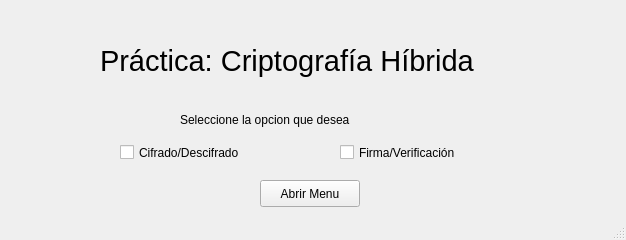
<?xml version="1.0" encoding="UTF-8"?>
<ui version="4.0">
 <class>MenuInicial</class>
 <widget class="QMainWindow" name="MenuInicial">
  <property name="geometry">
   <rect>
    <x>0</x>
    <y>0</y>
    <width>626</width>
    <height>240</height>
   </rect>
  </property>
  <property name="windowTitle">
   <string>Practica C H</string>
  </property>
  <widget class="QWidget" name="centralwidget">
   <widget class="QCheckBox" name="CDcheckBox">
    <property name="geometry">
     <rect>
      <x>120</x>
      <y>140</y>
      <width>211</width>
      <height>25</height>
     </rect>
    </property>
    <property name="text">
     <string>Cifrado/Descifrado</string>
    </property>
   </widget>
   <widget class="QCheckBox" name="FVcheckBox">
    <property name="geometry">
     <rect>
      <x>340</x>
      <y>140</y>
      <width>171</width>
      <height>25</height>
     </rect>
    </property>
    <property name="text">
     <string>Firma/Verificación</string>
    </property>
   </widget>
   <widget class="QPushButton" name="AMButton">
    <property name="geometry">
     <rect>
      <x>260</x>
      <y>180</y>
      <width>100</width>
      <height>27</height>
     </rect>
    </property>
    <property name="text">
     <string>Abrir Menu</string>
    </property>
   </widget>
   <widget class="QLabel" name="label">
    <property name="geometry">
     <rect>
      <x>180</x>
      <y>110</y>
      <width>271</width>
      <height>19</height>
     </rect>
    </property>
    <property name="text">
     <string>Seleccione la opcion que desea</string>
    </property>
   </widget>
   <widget class="QLabel" name="label_2">
    <property name="geometry">
     <rect>
      <x>100</x>
      <y>30</y>
      <width>441</width>
      <height>61</height>
     </rect>
    </property>
    <property name="font">
     <font>
      <pointsize>22</pointsize>
     </font>
    </property>
    <property name="text">
     <string>Práctica: Criptografía Híbrida</string>
    </property>
   </widget>
  </widget>
  <widget class="QStatusBar" name="statusbar"/>
 </widget>
 <resources/>
 <connections/>
</ui>
